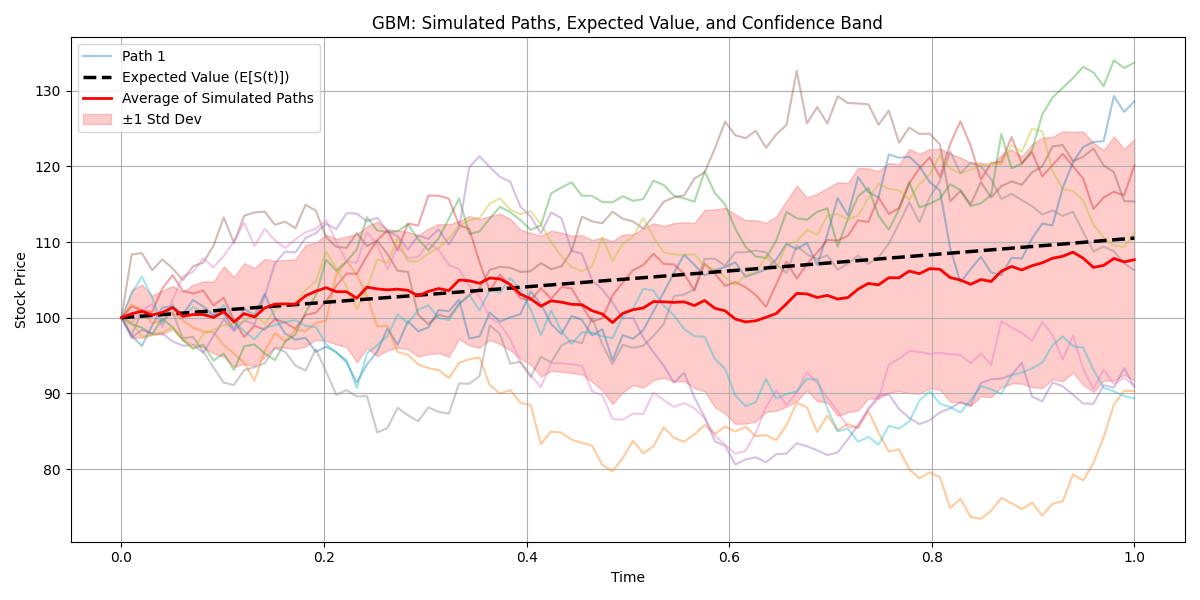

The Python source for this figure:
import numpy as np
import matplotlib.pyplot as plt

# Parameters
n_steps = 100
n_paths = 10
mu = 0.1
sigma = 0.2
S0 = 100
dt = 1 / n_steps
time = np.linspace(0, 1, n_steps)

# Simulate GBM paths
gbm_paths = np.zeros((n_paths, n_steps))
for i in range(n_paths):
    prices = [S0]
    for _ in range(1, n_steps):
        dW = np.random.normal(0, np.sqrt(dt))
        St = prices[-1] * np.exp((mu - 0.5 * sigma**2) * dt + sigma * dW)
        prices.append(St)
    gbm_paths[i] = prices

# Expected value curve
expected_curve = S0 * np.exp(mu * time)

# Average and Std Dev across all paths
average_path = gbm_paths.mean(axis=0)
std_dev_path = gbm_paths.std(axis=0)
upper_band = average_path + std_dev_path
lower_band = average_path - std_dev_path

# Plotting
plt.figure(figsize=(12, 6))
for i in range(n_paths):
    plt.plot(time, gbm_paths[i], alpha=0.4, label=f"Path {i+1}" if i == 0 else "")
plt.plot(time, expected_curve, 'k--', linewidth=2.5, label="Expected Value (E[S(t)])")
plt.plot(time, average_path, 'r-', linewidth=2, label="Average of Simulated Paths")
plt.fill_between(time, lower_band, upper_band, color='red', alpha=0.2, label="±1 Std Dev")

plt.title("GBM: Simulated Paths, Expected Value, and Confidence Band")
plt.xlabel("Time")
plt.ylabel("Stock Price")
plt.legend()
plt.grid(True)
plt.tight_layout()
plt.show()
